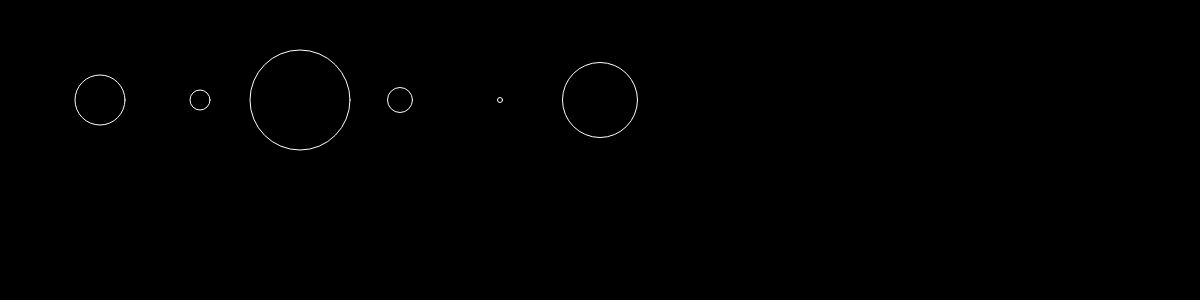
Frame 1 (no input)
Frame 60 (no input): identical to frame 1, image omitted
Frame 120 (the mouse pressed at the canvas centre since frame 60): identical to frame 1, image omitted

The p5.js sketch that drew this single still picture (run headless with seeded random() and noise() and a simulated clock; from frame 60 on, the mouse is pressed at the canvas centre):

// p5.js sketch
// ── sketch.js
let numberlist;

function setup() {
    createCanvas(windowWidth, 300);
    numberlist = [50, 20, 100, 25, 5, 75];
}

function draw() {
    background(0);
    fill(255);

    // Here is how you use a for loop to iterate 
    // over each element of the array
    for (let i = 0; i < numberlist.length; i++) {
        noFill();
        stroke(255);
        ellipse(i * 100 + 100, 100, numberlist[i], numberlist[i]);
    }

  // The above code is the same as below!
  // Just uses a loop where i changes dynamically instead
  // of hard-coded indices
  // ellipse(100, 100, numberlist[0], numberlist[0]);
  // ellipse(200, 100, numberlist[1], numberlist[1]);
  // ellipse(300, 100, numberlist[2], numberlist[2]);
  // ellipse(400, 100, numberlist[3], numberlist[3]);
  // ellipse(500, 100, numberlist[4], numberlist[4]);

}
